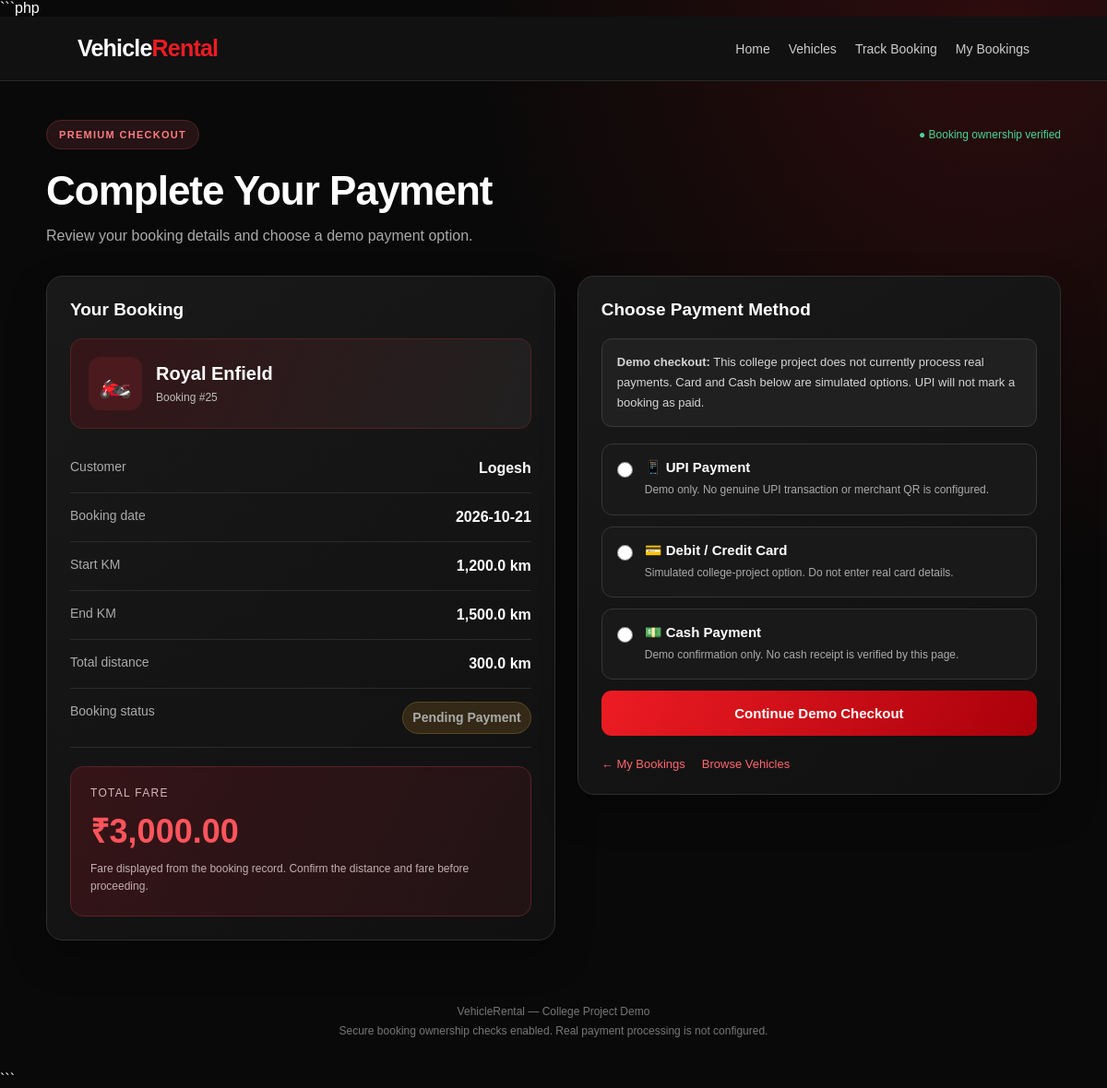
Page /payment.php?booking_id=25 (signed in) on the committed database.
### tables this page shows
CREATE TABLE `bookings` (
  `id` int(11) NOT NULL,
  `user_name` varchar(100) NOT NULL,
  `vehicle_id` int(11) NOT NULL,
  `vehicle_name` varchar(100) NOT NULL,
  `booking_date` date NOT NULL,
  `start_km` decimal(10,2) NOT NULL DEFAULT 0.00,
  `end_km` decimal(10,2) NOT NULL DEFAULT 0.00,
  `total_km` decimal(10,2) NOT NULL DEFAULT 0.00,
  `total_fare` decimal(10,2) NOT NULL DEFAULT 0.00,
  `created_at` timestamp NOT NULL DEFAULT current_timestamp(),
  `status` varchar(30) NOT NULL DEFAULT 'Booked'
);

### payment.php (the view, shortened to what this page needs)
<?php
require_once 'db.php';
$bookingId = (int)($_GET['booking_id'] ?? $_POST['booking_id'] ?? 0);
$selectedMethod = $_POST['payment_method'] ?? '';
$refresh = mysqli_prepare(
    $conn,
    "SELECT * FROM bookings WHERE id = ?"
);
mysqli_stmt_bind_param($refresh, "i", $bookingId);
mysqli_stmt_execute($refresh);
$refreshResult = mysqli_stmt_get_result($refresh);
$booking = mysqli_fetch_assoc($refreshResult);
$fare = (float)$booking['total_fare'];
$status = $booking['status'];
$canPay = ($status === 'Pending Payment');
function e($value) {
    return htmlspecialchars((string)$value, ENT_QUOTES, 'UTF-8');
}
?>
<!DOCTYPE html>
<html lang="en">
<head>
</head>
<body>
<header class="navbar">
    <a class="logo" href="index.php">Vehicle<span>Rental</span></a>
    <nav class="navlinks">
        <a href="index.php">Home</a>
        <a href="vehicles.php">Vehicles</a>
        <a href="track_vehicle.php">Track Booking</a>
        <a href="booking_history.php">My Bookings</a>
    </nav>
</header>
<main class="page">
    <div class="topline">
        <span class="eyebrow">PREMIUM CHECKOUT</span>
        <span class="secure">● Booking ownership verified</span>
    </div>
    <h1>Complete Your Payment</h1>
    <p class="subtitle">
        Review your booking details and choose a demo payment option.
    </p>
    <div class="grid">
        <section class="card">
            <h2>Your Booking</h2>
            <div class="vehicle">
                <div class="vehicle-icon">🏍️</div>
                <div>
                    <div class="vehicle-name">
                        <?php echo e($booking['vehicle_name']); ?>
                    </div>
                    <div class="ref">
                        Booking #<?php echo (int)$booking['id']; ?>
                    </div>
                </div>
            </div>
            <div class="row">
                <span>Customer</span>
                <strong><?php echo e($booking['user_name']); ?></strong>
            </div>
            <div class="row">
                <span>Booking date</span>
                <strong><?php echo e($booking['booking_date']); ?></strong>
            </div>
            <div class="row">
                <span>Start KM</span>
                <strong>
                    <?php echo number_format((float)$booking['start_km'], 1); ?> km
                </strong>
            </div>
            <div class="row">
                <span>End KM</span>
                <strong>
                    <?php echo number_format((float)$booking['end_km'], 1); ?> km
                </strong>
            </div>
            <div class="row">
                <span>Total distance</span>
                <strong>
                    <?php echo number_format((float)$booking['total_km'], 1); ?> km
                </strong>
            </div>
            <div class="row">
                <span>Booking status</span>
                <strong>
                    <span class="status"><?php echo e($status); ?></span>
                </strong>
            </div>
            <div class="total">
                <div class="total-label">TOTAL FARE</div>
                <div class="total-price">
                    ₹<?php echo number_format($fare, 2); ?>
                </div>
                <p class="total-note">
                    Fare displayed from the booking record. Confirm the
                    distance and fare before proceeding.
                </p>
            </div>
        </section>
        <section class="card">
            <h2>Choose Payment Method</h2>
            <?php if ($canPay): ?>
                <div class="notice">
                    <strong>Demo checkout:</strong>
                    This college project does not currently process real
                    payments. Card and Cash below are simulated options.
                    UPI will not mark a booking as paid.
                </div>
                <form method="POST"
                      action="payment.php?booking_id=<?php echo (int)$bookingId; ?>"
                      id="paymentForm">
                    <label class="method">
                        <input type="radio"
                               name="payment_method"
                               value="UPI"
                               <?php echo $selectedMethod === 'UPI' ? 'checked' : ''; ?>
                               required>
                        <span>
                            <span class="method-title">📱 UPI Payment</span>
                            <small>
                                Demo only. No genuine UPI transaction or
                                merchant QR is configured.
                            </small>
                        </span>
                    </label>
                    <label class="method">
                        <input type="radio"
                               name="payment_method"
                               value="Card"
                               <?php echo $selectedMethod === 'Card' ? 'checked' : ''; ?>
                               required>
                        <span>
                            <span class="method-title">💳 Debit / Credit Card</span>
                            <small>
                                Simulated college-project option. Do not enter
                                real card details.
                            </small>
                        </span>
                    </label>
                    <label class="method">
                        <input type="radio"
                               name="payment_method"
                               value="Cash"
                               <?php echo $selectedMethod === 'Cash' ? 'checked' : ''; ?>
                               required>
                        <span>
                            <span class="method-title">💵 Cash Payment</span>
                            <small>
                                Demo confirmation only. No cash receipt is
                                verified by this page.
                            </small>
                        </span>
                    </label>
                    <button type="submit" class="btn" id="payButton">
                    </button>
                </form>
            <?php endif; ?>
            <div class="links">
                <a href="booking_history.php">← My Bookings</a>
                <a href="vehicles.php">Browse Vehicles</a>
            </div>
        </section>
    </div>
</main>
<footer class="footer">
    VehicleRental — College Project Demo<br>
    Secure booking ownership checks enabled.
    Real payment processing is not configured.
</footer>
</body>
</html>

### payment.php (style rules this page uses)
:root { --red: #ed1c24; --red-dark: #a9000a; --bg: #090909; --card: #151515; --line: #303030; --muted: #aaa; --green: #48d597; }
* { box-sizing: border-box; margin: 0; padding: 0; }
body { font-family: Arial, Helvetica, sans-serif; color: #fff; min-height: 100vh; background: radial-gradient(ellipse at 90% 0%, rgba(237,28,36,.16), transparent 38%), #090909; }
a { color: inherit; text-decoration: none; }
.navbar { display: flex; justify-content: space-between; align-items: center; gap: 20px; flex-wrap: wrap; padding: 20px 7%; background: #111; border-bottom: 1px solid #292929; }
.logo { font-size: 25px; font-weight: 900; letter-spacing: -.8px; }
.logo span { color: var(--red); }
.navlinks { display: flex; flex-wrap: wrap; gap: 20px; }
.navlinks a { color: #ccc; font-size: 14px; }
.page { max-width: 1100px; width: 92%; margin: 42px auto; }
.topline { display: flex; justify-content: space-between; align-items: center; flex-wrap: wrap; gap: 12px; }
.eyebrow { display: inline-block; padding: 9px 13px; color: #ff7b80; background: #251315; border: 1px solid #522226; border-radius: 30px; font-size: 11px; font-weight: bold; letter-spacing: 1.3px; }
.secure { color: var(--green); font-size: 12px; }
h1 { margin-top: 20px; font-size: clamp(30px, 5vw, 44px); letter-spacing: -1px; }
.subtitle { color: var(--muted); margin-top: 10px; line-height: 1.7; }
.grid { display: grid; grid-template-columns: 1fr .95fr; gap: 24px; margin-top: 30px; align-items: start; }
.card { background: linear-gradient(145deg, #191919, #101010); border: 1px solid var(--line); border-radius: 18px; padding: 25px; box-shadow: 0 18px 40px rgba(0,0,0,.25); }
.card h2 { font-size: 19px; margin-bottom: 20px; }
.vehicle { display: flex; align-items: center; gap: 15px; padding: 19px; background: linear-gradient(110deg, #351518, #202020); border: 1px solid #512326; border-radius: 13px; margin-bottom: 17px; }
.vehicle-icon { width: 58px; height: 58px; flex-shrink: 0; display: grid; place-items: center; font-size: 29px; background: #4a1a1e; border-radius: 13px; }
.vehicle-name { font-size: 20px; font-weight: 800; overflow-wrap: anywhere; }
.ref { margin-top: 7px; font-size: 12px; color: #bdbdbd; }
.row { display: flex; justify-content: space-between; gap: 15px; padding: 14px 0; border-bottom: 1px solid #2b2b2b; line-height: 1.5; }
.row span { color: var(--muted); font-size: 14px; }
.row strong { text-align: right; overflow-wrap: anywhere; }
.status { display: inline-block; padding: 6px 10px; border-radius: 30px; color: #ffd777; background: #332916; border: 1px solid #5b4825; font-size: 11px; }
.total { margin-top: 20px; padding: 21px; border-radius: 14px; background: linear-gradient(120deg, #351417, #211315); border: 1px solid #592328; }
.total-label { color: #d7b9bb; font-size: 12px; letter-spacing: 1.3px; }
.total-price { margin-top: 9px; color: #ff545c; font-size: 36px; font-weight: 900; overflow-wrap: anywhere; }
.total-note { margin-top: 8px; color: #c3aeb0; font-size: 12px; line-height: 1.6; }
.method { display: flex; align-items: flex-start; gap: 13px; padding: 16px; border: 1px solid #363636; border-radius: 12px; background: #191919; margin-bottom: 12px; cursor: pointer; transition: .2s; }
.method input { width: 17px; height: 17px; margin-top: 3px; flex-shrink: 0; accent-color: var(--red); }
.method-title { font-size: 15px; font-weight: bold; }
.method small { display: block; margin-top: 6px; color: var(--muted); font-size: 12px; line-height: 1.6; }
.notice, .error { padding: 14px 16px; margin: 18px 0; border-radius: 11px; line-height: 1.7; font-size: 13px; }
.notice { color: #d5d5d5; background: #202020; border: 1px solid #393939; }
.btn { width: 100%; padding: 16px; color: #fff; background: linear-gradient(120deg, var(--red), var(--red-dark)); border: 0; border-radius: 11px; font-size: 15px; font-weight: 800; cursor: pointer; transition: .2s; }
.links { display: flex; flex-wrap: wrap; gap: 18px; margin-top: 23px; }
.links a { color: #ff666d; font-size: 13px; }
.footer { padding: 25px 12px 32px; color: #777; text-align: center; font-size: 12px; line-height: 1.8; }

### rows in the picture
bookings: vehicle_name "Royal Enfield", id "25", user_name "Logesh", booking_date "2026-10-21", start_km "1,200.0", end_km "1,500.0", total_km "300.0", status "Pending Payment", total_fare "3,000.00"
